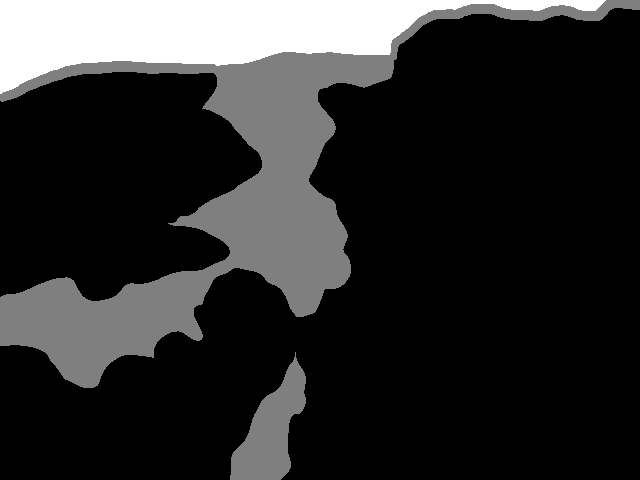
#> input picture Main/Dataset/UVSA/datasets/data_splits_label/test/105_73.png, 640 x 480 px, found by its file name; its folder holds 4 pictures in this run
$ python picture_weighted.py
#> lines starting #> are read from the running program, lines starting #| are printed output that depends on the picture
import os
import cv2
import numpy as np

def process_images(label_folder, rgb_folder, output_folder):
    """
    将灰度图像（0、1、2值）转换为伪彩色并叠加到对应的RGB图像。

    :param label_folder: 灰度图像文件夹路径
    :param rgb_folder: RGB图像文件夹路径
    :param output_folder: 输出文件夹路径
    """
    # 确保输出文件夹存在
    os.makedirs(output_folder, exist_ok=True)

    # 获取两个文件夹中图像文件列表
    label_files = sorted(os.listdir(label_folder))
    rgb_files = sorted(os.listdir(rgb_folder))

    # 遍历每对图像
    for label_file, rgb_file in zip(label_files, rgb_files):
        label_path = os.path.join(label_folder, label_file)
        rgb_path = os.path.join(rgb_folder, rgb_file)

        # 加载灰度图像（假设灰度图像是单通道）
        label_img = cv2.imread(label_path, cv2.IMREAD_GRAYSCALE)
#> label_img is the input picture: shape (480, 640); min 0, max 2, mean 0.342
        if label_img is None:
            print(f"Skipping {label_file}: Unable to read as grayscale image.")
            continue

        # 加载 RGB 图像
        rgb_img = cv2.imread(rgb_path, cv2.IMREAD_COLOR)
        if rgb_img is None:
            print(f"Skipping {rgb_file}: Unable to read as RGB image.")
            continue

        # 检查两个图像的尺寸是否匹配
        if label_img.shape[:2] != rgb_img.shape[:2]:
            print(f"Skipping {label_file} and {rgb_file}: Size mismatch.")
            continue

        # 创建伪彩色图像
        pseudo_color_img = np.zeros_like(rgb_img, dtype=np.uint8)
        pseudo_color_img[label_img == 0] = [0, 0, 255]    # 绿色
        pseudo_color_img[label_img == 1] = [0, 255, 255]    # 红色
        pseudo_color_img[label_img == 2] = [0, 255, 0] # 黄色

        # 按 50% 比例叠加伪彩色图像和 RGB 图像
        blended_img = cv2.addWeighted(rgb_img, 0.6, pseudo_color_img, 0.4, 0)
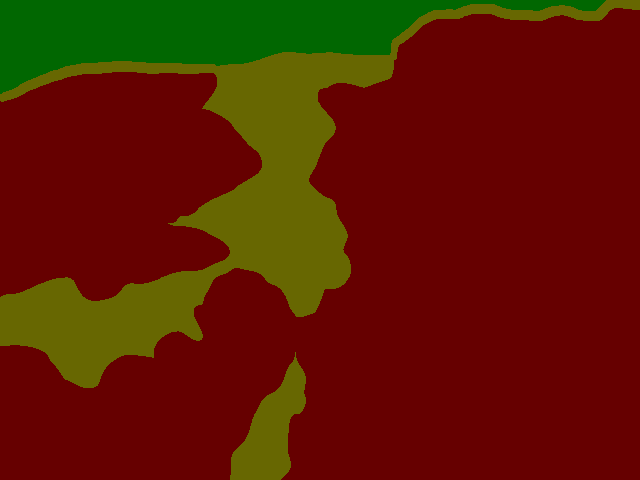
#> blended_img: shape (480, 640, 3); mean B, G, R 0.3, 26.2, 93.3

        # 构建输出文件路径
        output_path = os.path.join(output_folder, f"blended_{rgb_file}")

        # 保存结果
        cv2.imwrite(output_path, blended_img)
        print(f"Processed: {label_file} + {rgb_file} -> {output_path}")
#> pass 2 of the loop in process_images, `for label_file, rgb_file in zip(label_files, rgb_files):`:
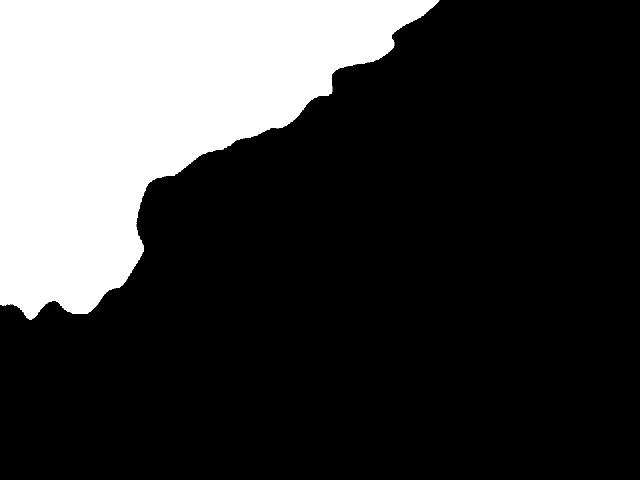
#> input picture Main/Dataset/UVSA/datasets/data_splits_label/test/107_69.png, 640 x 480 px, found by its file name
#> in process_images, label_img is the input picture: shape (480, 640); min 0, max 2, mean 0.485
#> in process_images, `blended_img = cv2.addWeighted(rgb_img, 0.6, pseudo_color_img, 0.4, 0)`:
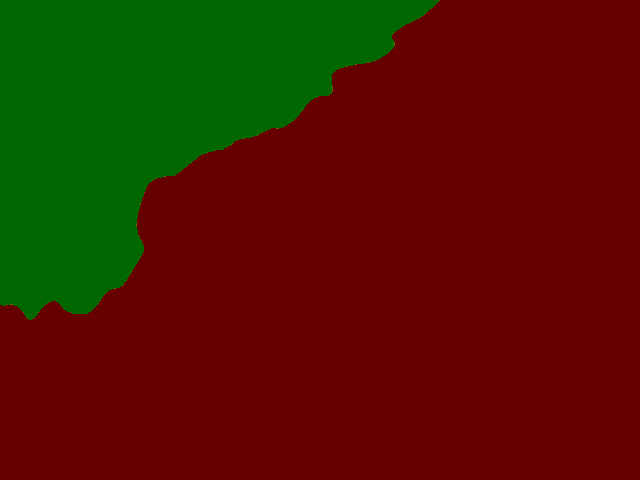
#> blended_img: shape (480, 640, 3); mean B, G, R 0.2, 25, 77.5
#> pass 3 of the loop in process_images, `for label_file, rgb_file in zip(label_files, rgb_files):`:
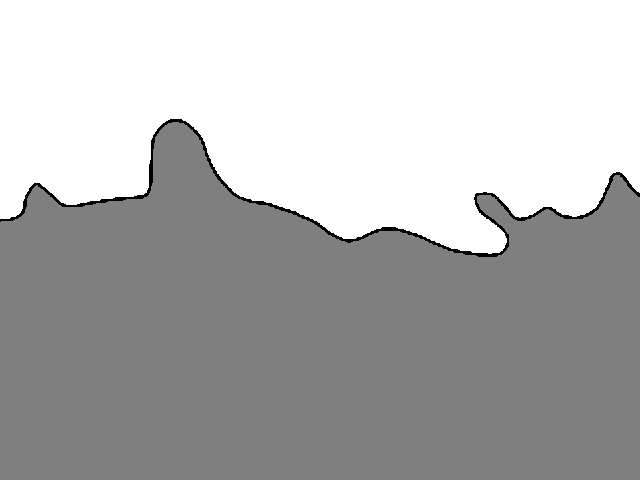
#> input picture Main/Dataset/UVSA/datasets/data_splits_label/test/131_76.png, 640 x 480 px, found by its file name
#> in process_images, label_img is the input picture: shape (480, 640); min 0, max 2, mean 1.42
#> in process_images, `blended_img = cv2.addWeighted(rgb_img, 0.6, pseudo_color_img, 0.4, 0)`:
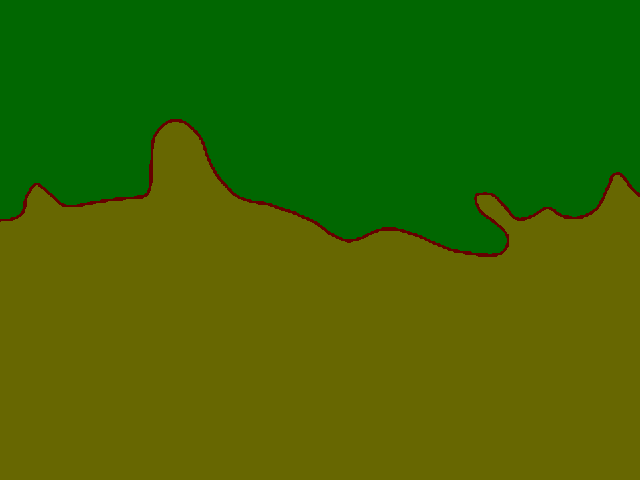
#> blended_img: shape (480, 640, 3); mean B, G, R 1, 102.1, 59.6
#> the loop made 4 passes; the first 3 are shown

# 示例调用
label_folder = "/root/autodl-tmp/UWAmodel_2/datasets/data_splits_label/test"  # 灰度图像文件夹路径
rgb_folder = "/root/autodl-tmp/UWAmodel_2/datasets/data_splits_original/test"     # RGB 图像文件夹路径
output_folder = "/root/autodl-tmp/UWAmodel_2/datasets/weight_picture_test"      # 输出文件夹路径

process_images(label_folder, rgb_folder, output_folder)
